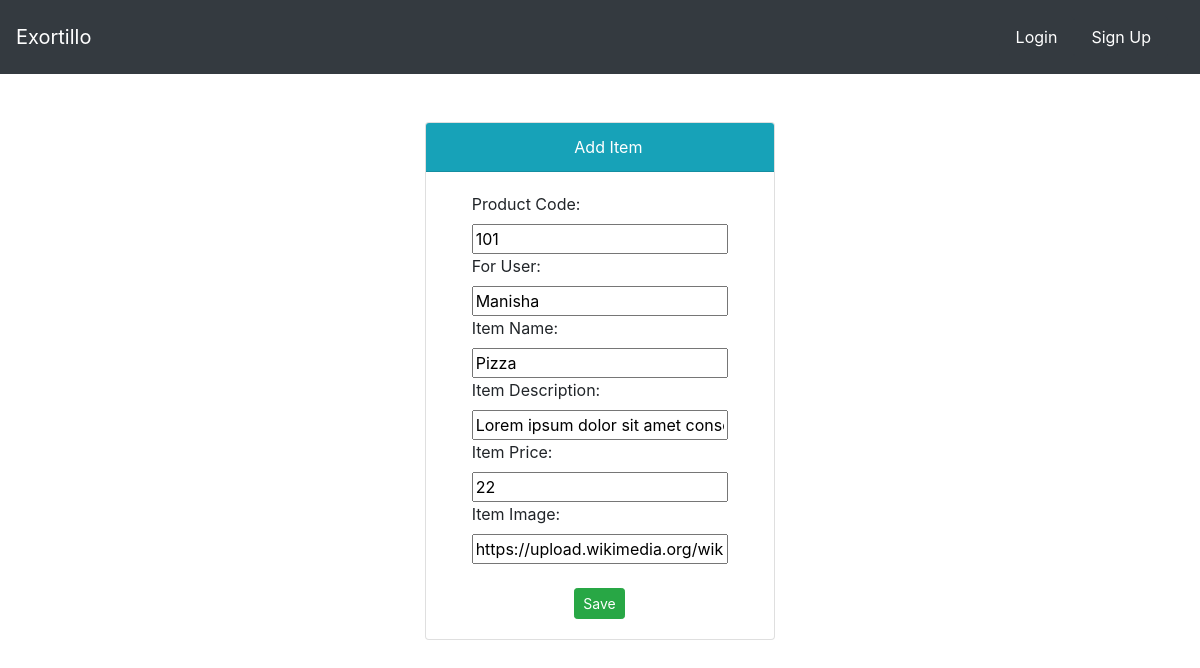
/food/update/1/, run on an earlier commit of the app's database.
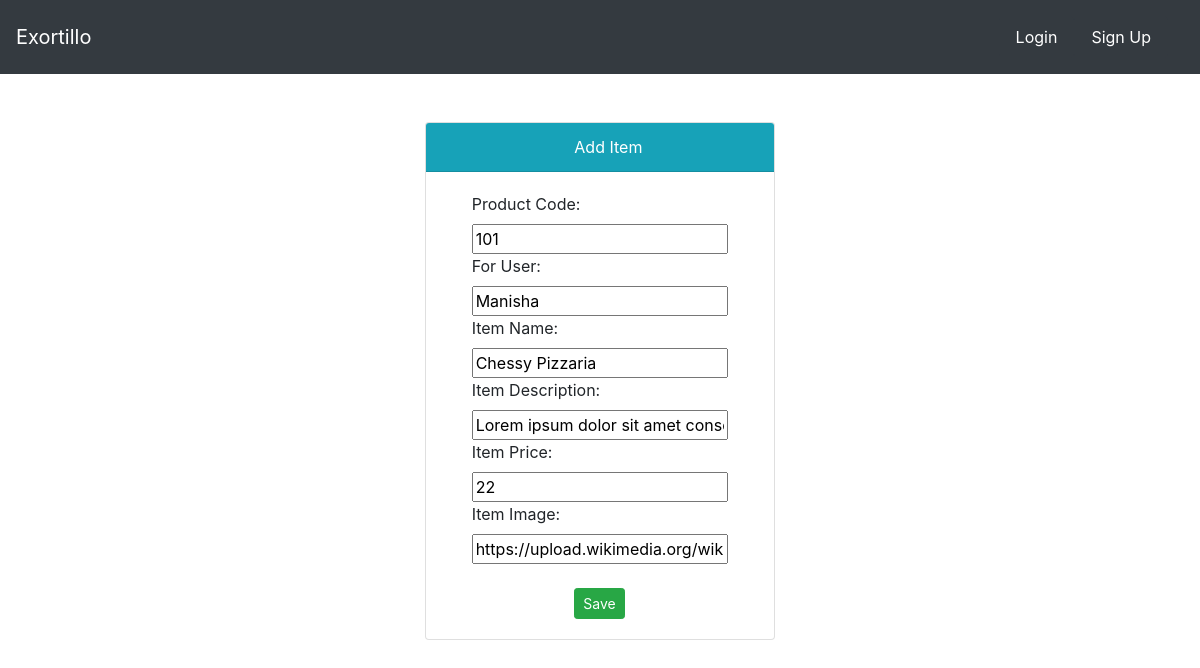
And on a later commit of the database.
### food/models.py (models this page shows, shortened)
class Item(models.Model):
    user = models.ForeignKey(
        User,
        on_delete=models.CASCADE,
        default='1'
    )
    prod_code = models.IntegerField(default=100)
    for_user = models.CharField(max_length=100, default='xyz')
    item_name = models.CharField(max_length=  50)
    Item_desc = models.CharField(max_length =500,
        default = '''Lorem ipsum dolor sit, amet consectetur adipisicing elit. Ipsum exercitationem deserunt quidem vel magni saepe voluptates minima ab ex! Quam, quae atque nulla accusamus cum illum. Aliquam aspernatur modi ipsum?'''
        )
    item_price = models.IntegerField()
    item_img = models.CharField(
        max_length=500,
        default="https://static.vecteezy.com/system/resources/previews/003/170/825/original/isolated-food-plate-fork-and-spoon-design-free-vector.jpg"
        )

### food/views.py (the view, shortened to what this page needs)
# urls.py: path('update/<int:id>/',views.update_item, name='update_item'),
def update_item(request, id):
    item = Item.objects.get(pk=id)
    form = ItemForm(request.POST or None, instance=item)
    context = {
        'form':form
    }
    return render(request, 'food/item-form.html', context)

### food/forms.py
class ItemForm(forms.ModelForm):
    class Meta:
        model = Item
        fields = ['prod_code', 'for_user', 'item_name', 'Item_desc', 'item_price', 'item_img']

### food/templates/food/item-form.html (shortened to what this page needs)
{% extends 'food/base.html' %}
{% block body %}
<div class="container">
    <div class="row">
        <div class="col-md-4 offset-md-4">
            <div class="card">
                <div class="card-header text-white bg-info">
                    <div class="offset-md-5" class="card-title">
                        Add Item
                    </div>
                </div>
                <div class="card-body">
                    <form method="POST">
                        <label class="offset-md-1">Product Code:</label><br>
                        <span class="offset-md-1">{{ form.prod_code }}</span>
                        <br><label class="offset-md-1">For User: </label><br>
                        <span class="offset-md-1">{{ form.for_user }}</span>
                        <br><label class="offset-md-1">Item Name: </label><br>
                        <span class="offset-md-1">{{ form.item_name }}</span>
                        <br><label class="offset-md-1">Item Description: </label><br>
                        <span class="offset-md-1">{{ form.Item_desc }}</span>
                        <br><label class="offset-md-1">Item Price: </label><br>
                        <span class="offset-md-1">{{ form.item_price }}</span>
                        <br><label class="offset-md-1">Item Image: </label><br>
                        <span class="offset-md-1">{{ form.item_img }}</span>
                        <br><br><button class="btn btn-success btn-sm offset-md-5" type="submit">Save</button>
                    </form>
                </div>
            </div>
        </div>
    </div>
</div>
<br><br><br>
{% endblock %}

### food/templates/food/base.html (shortened to what this page needs)
{% load static %}
<!DOCTYPE html>
<html lang="en">
<head>
    <link rel="stylesheet" href="https://cdn.jsdelivr.net/npm/bootstrap@4.3.1/dist/css/bootstrap.min.css">
</head>
<body>
    <nav class="navbar navbar-dark bg-dark">
        <a href="{% url 'food:index' %}" class="navbar-brand">
            Exortillo
        </a>
        <div class="navbar">
            {% if user.is_superuser %}
                <a href="{% url 'food:create_item' %}" class="nav-item nav-link btn btn-dark">
                    Add Item
                </a>
                <a href="{% url 'profile' %}" class="nav-item nav-link btn btn-dark">
                    Profile
                </a>
                <a href="{% url 'logout' %}" class="nav-item nav-link btn btn-dark">
                    Logout
                </a>
            {% else %}
            <a href="{% url 'login' %}" class="nav-item nav-link btn btn-dark">
                Login
            </a>
            <a href="{% url 'register' %}" class="nav-item nav-link btn btn-dark">
                Sign Up
            </a>
            {% endif %}
        </div>
    </nav>
    {% block body %}
    {% endblock %}
</body>
</html>

What changed in the data, as far as the page shows it:
changed Item "Manisha": item_name "Pizza" → "Chessy Pizzaria"
